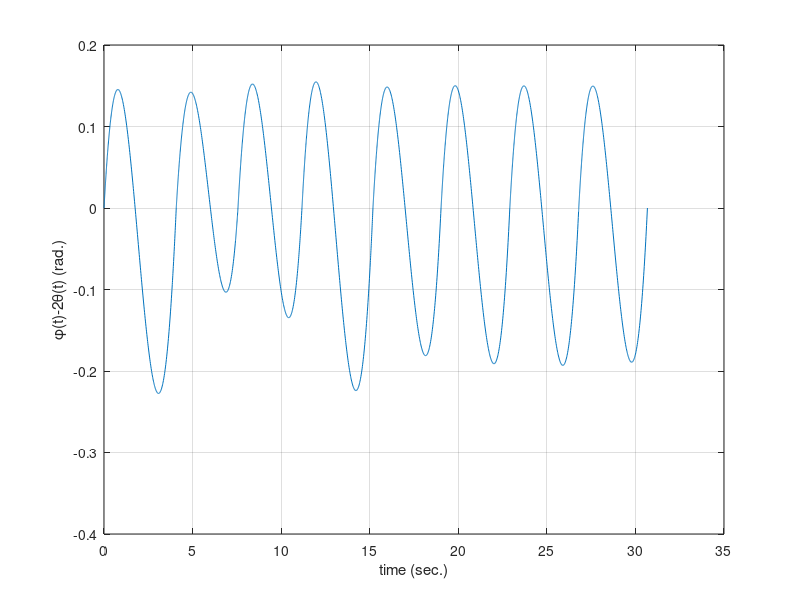
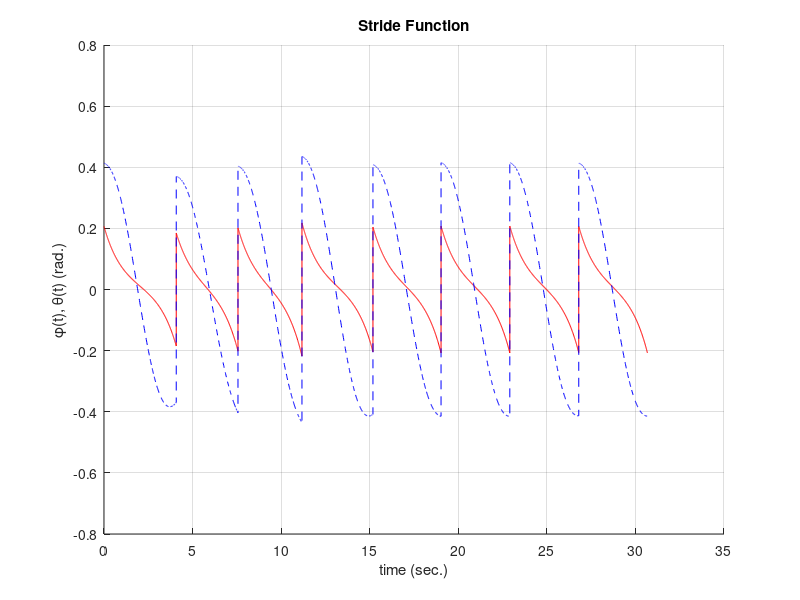
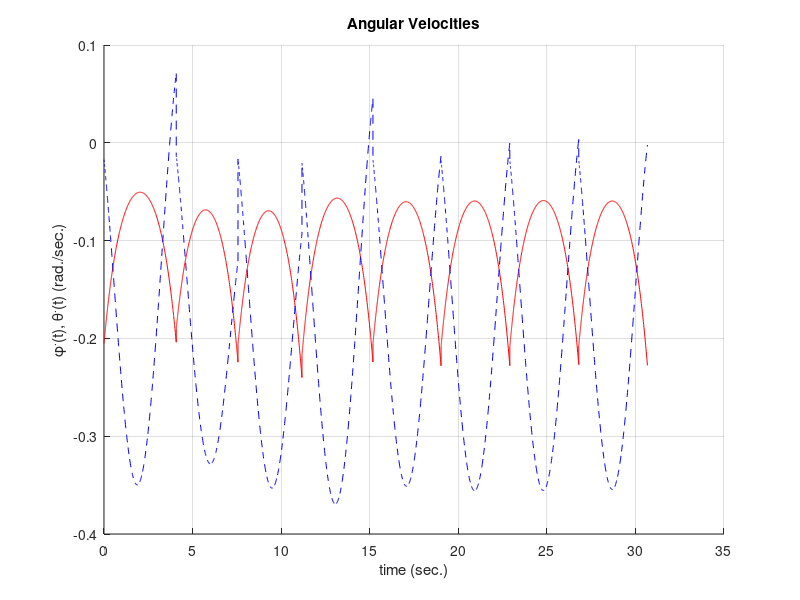
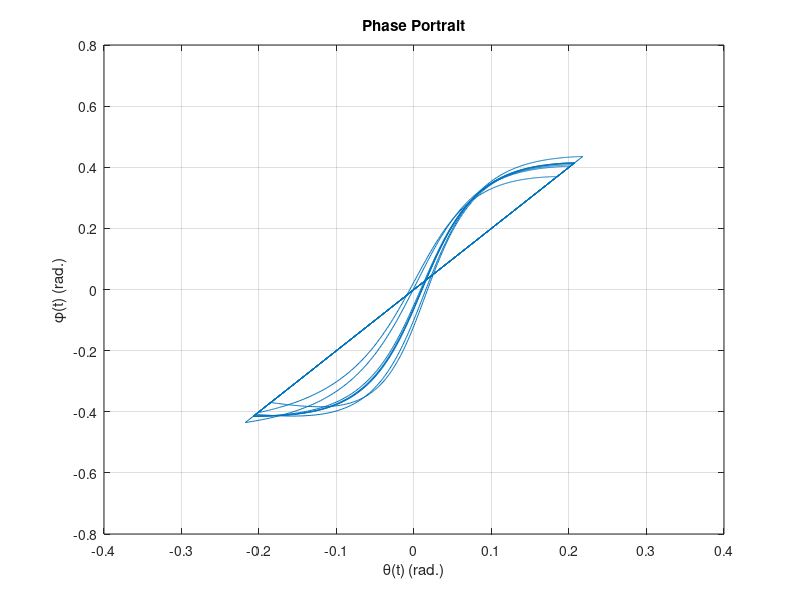

These figures' MATLAB source, in order: (Note: this script raises an error after producing the figures.)
function fullwm(gam,B,steps)
%FULLWM  Simulation of passive dynamic walking - full dynamics of compass gait
%   FULLWM simulates the full dynamics of a compass gait passive dynamic walker
%   for eight STEPS with a default slope, GAM, of 0.01 radians and a ratio of
%   foot-to-hip mass, B, of 0.01.
%   
%   FULLWM(GAM) optionally specifies the slope angle, GAM, in radians.
%   
%   FULLWM(GAM, B) optionally specifies the ratio of foot to hip mass, B.
%   
%   FULLWM(GAM, B, STEPS) optionally specifies the integer number of STEPS to
%   simulate.
%   
%   See also: SIMPWM, WMVIEW.

%   Based on:
%   
%   [1] M. Garcia, A. Chatterjee, A. Ruina, and M. Coleman, "The Simplest
%   Walking Model: Stability, Complexity, and Scaling," ASME Journal of
%   Biomedical Engineering, Vol. 120, No. 2, pp. 281-288, 1998.
%   http://dx.doi.org/10.1115/1.2798313
%   
%   [2] Mario W. Gomes "A Derivation of the Transisition Rule at Heelstrike
%   which appears in the paper 'The Simplest Walking Model: Stability,
%   Complexity, and Scaling' by Garcia et al." pp. 1-3, Oct. 4, 1999.
%   http://ruina.tam.cornell.edu/research/topics/locomotion_and_robotics/simplest_walking/simplest_walking_gomes.pdf

%   Andrew D. Horchler, adh9 @ case . edu, Created 7-7-04
%   Revision: 1.1, 5-1-16


% Gamma: angle of slope (radians), used by integration function
if nargin < 1
    gam = 0.01;
end

%B: ratio of foot mass to hip mass
if nargin < 2
    B = 0.01;
end

% Integration time parameters
if nargin < 3
    steps = 8;	% Number of steps to simulate
end
per = 5;        % Max number of seconds allowed per step

% IC constants
Theta00 = 0.970956;
Theta10 = -0.270837;
alpha = -1.045203;
c1 = 1.062895;

% Calculate stable ICs from theoretically determined equations, B<0.01
tgam3 = Theta00*gam^(1/3);
y0 = [tgam3+Theta10*gam;
      alpha*tgam3+(alpha*Theta10+c1)*gam;
      2*(tgam3+Theta10*gam);
      (alpha*tgam3+(alpha*Theta10+c1)*gam)*(1-cos(2*(tgam3+Theta10*gam)))];

% Initialization
y = [];         % Vector to save states
t = [];         % Vector to save times
tci = 0;        % Collision index vector
h = [0 per];	% Integration period in seconds

% Set integration tolerances, turn on collision detection, add more output points
opts = odeset('RelTol',1e-4,'AbsTol',1e-8,'Refine',30,'Events',@collision);

% Loop to perform integration of a noncontinuous function
for i=1:steps
   [tout,yout] = ode45(@(t,y)f(t,y,gam,B),h,y0,opts);   % Integrate for one stride
   y = [y;yout];                                        %#ok<AGROW> % Append states to state vector
   t = [t;tout];                                        %#ok<AGROW> % Append times to time vector
   c2y1 = cos(2*y(end,1));                              % Calculate once for new ICs
   y0 = [-y(end,1);
         c2y1*y(end,2);
         -2*y(end,1);
         c2y1*(1-c2y1)*y(end,2)];                       % Mapping to calculate new ICs after collision
   tci = [tci length(t)];                               %#ok<AGROW> % Append collision index to collision index vector
   h = t(end)+[0 per];                                  % New integration period 
end

% Graph collision map
figure(1)
plot(t,y(:,3)-2*y(:,1))
grid on
xlabel('time (sec.)')
ylabel('\phi(t)-2\theta(t) (rad.)')

% Graph angular positions - the stride function
figure(2)
hold on
plot(t,y(:,1),'r',t,y(:,3),'b--')
grid on
title('Stride Function')
xlabel('time (sec.)')
ylabel('\phi(t), \theta(t) (rad.)')

% Graph angular velocities
figure(3)
hold on
plot(t,y(:,2),'r',t,y(:,4),'b--')
grid on
title('Angular Velocities')
xlabel('time (sec.)')
ylabel('\phi^.(t), \theta^.(t) (rad./sec.)')

% Phase plot of phi versus theta
figure(4)
plot(y(:,1),y(:,3))
grid on
title('Phase Portrait')
xlabel('\theta(t) (rad.)')
ylabel('\phi(t) (rad.)')

% Plot Hamiltonian
H = (0.5+B-B*cos(y(:,3))).*y(:,2).*y(:,2)+0.5*B*y(:,4).*y(:,4)+(B*cos(y(:,3))-B).*y(:,2).*y(:,4)+(1+B)*cos(y(:,1)-gam)-B*cos(y(:,1)-y(:,3)-gam);
figure(5)
plot(t,H-H(1))
grid on
title('Hamiltonian - Total Energy of System')
xlabel('time (sec.)')
ylabel('Hamiltonian: H(t)-H(0)')

% Run model animation: mview.m
wmview(y,gam,tci)



function ydot=f(t,y,gam,B)  %#ok<INUSL>
% ODE definition
% y1: theta
% y2: thetadot
% y3: phi
% y4: phidot
% gam: slope of incline (radians)
% B: ratio foot mass to hip mass

% Gravity divided by leg length
gl = 1;

% Simplifications to minimize operations
sub1 = 1-cos(y(3));
sub2 = B*gl*sin(y(1)-y(3)-gam);
sub3 = 1+2*B*sub1;
sub4 = B*sin(y(3))*y(4)*(y(4)-2*y(2))+(B+1)*gl*sin(y(1)-gam)-sub2;
sub5 = B*y(2)*y(2)*sin(y(3))+sub2;
sub6 = sub3-B*sub1*sub1;

% First order differential equations
ydot = [y(2);
        (sub1*sub5+sub4)/sub6;
        y(4);
        (sub1*sub4+sub3*sub5/B)/sub6];


function [val,ist,dir]=collision(t,y)   %#ok<INUSL>
% Check for heelstrike collision using zero-crossing detection

val = y(3)-2*y(1);    	% Geometric collision condition, when = 0
ist = 1;				% Stop integrating if collision found
dir = 1;				% Condition only true when passing from - to +